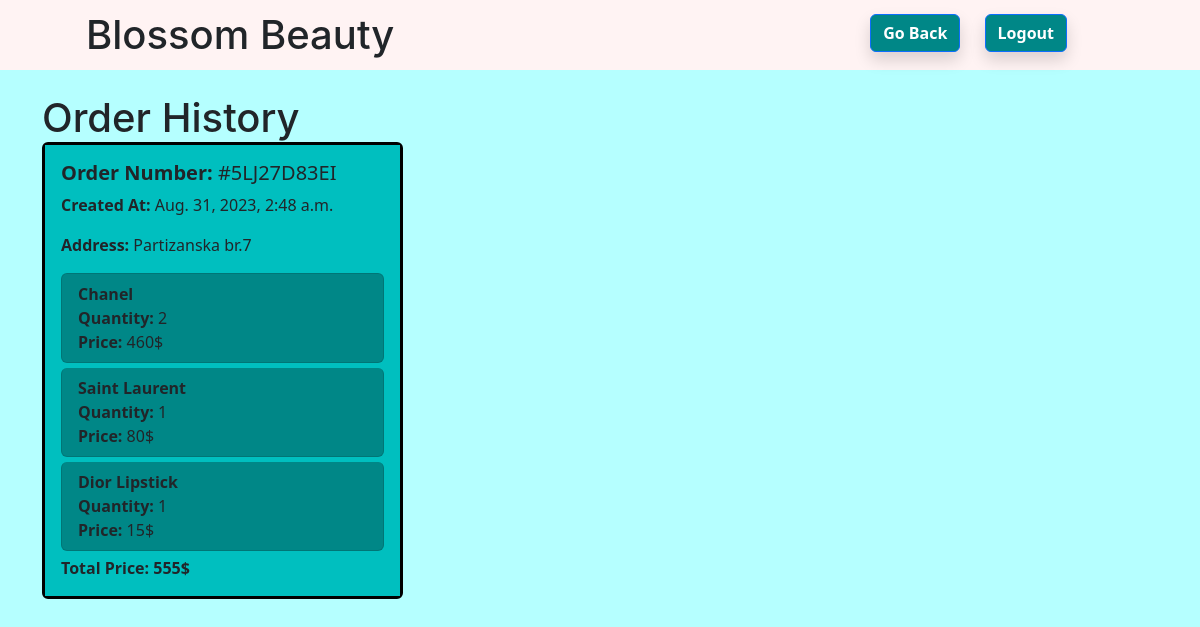
/order_history/ (signed in), run on the app's committed database.
### eShopApp/models.py (models this page shows, shortened)
class Order(models.Model):
    user = models.ForeignKey(User, on_delete=models.CASCADE)
    order_number = models.CharField(max_length=255, unique=True, blank=True)
    created_at = models.DateTimeField(auto_now_add=True)
    total_price = models.IntegerField()
    address = models.CharField(max_length=255)

class OrderProduct(models.Model):
    order = models.ForeignKey(Order, on_delete=models.CASCADE)
    product = models.ForeignKey(Product, on_delete=models.CASCADE)
    quantity = models.IntegerField()
    price = models.IntegerField()

class Product(models.Model):
    SEX = [("M", "Male"),
            ("F", "Female"),
            ("U", "Unisex"),
            ]
    name = models.CharField(max_length=255)
    desc = models.CharField(max_length=255)
    price = models.IntegerField()
    img = models.URLField(max_length=255)
    stock = models.IntegerField()
    color = models.CharField(max_length=255)
    sex = models.CharField(max_length=1, choices=SEX)
    category = models.ForeignKey(Category, on_delete=models.CASCADE)
    class Meta:
        permissions = [
            ("custom_add_product", "Can add product"),
            ("custom_edit_product", "Can edit product"),
            ("custom_delete_product", "Can delete product")
        ]

### eShopApp/views.py (the view)
# urls.py: path('order_history/', views.order_history, name='order_history'),
def order_history(request):
    user = request.user
    orders = Order.objects.filter(user=user)
    context = {
        'orders': orders,
    }
    return render(request, 'order_history.html', context)

### eShopApp/templates/order_history.html (shortened to what this page needs)
<!DOCTYPE html>
<html>
<head>
    <link rel="stylesheet" href="https://cdn.jsdelivr.net/npm/bootstrap@5.2.3/dist/css/bootstrap.min.css"
>
</head>
<body>
{% if user.is_authenticated %}
<div style="margin-top: 0px;margin-left: 0; margin-bottom: 20px; background-color: #FFF3F3; width: 100%; padding-top: 11px;
    justify-items: center;
    padding-left: 66px; height: 70px;">
    <h1 class="mb-4 font-italic font-weight-700"
        style="margin-left: 20px; font-family: 'Inter', sans-serif; display: inline">Blossom
        Beauty</h1>
    <form method="post" action="{% url 'logout' %}"
          style="display: inline; float: right; margin-right: 133px; margin-top: -5px;">
        <button type="button" class="btn btn-primary mt-2 ml-auto shadow"
                style="background-color: #008787; margin-right: 20px; margin-bottom:8px"><a href="/products/"
                                                                                            class="text-white"
                                                                                            style="text-decoration: none;"><strong>Go
            Back</strong></a></button>
        <button type="submit" style="background-color: #008787" class="btn btn-primary ml-auto shadow">
            <strong>Logout</strong>
        </button>
    </form>
</div>
{% endif %}
<div class="container mt-4">
    <h1 class="mb-4 font-italic font-weight-700"
        style="font-family: 'Inter', sans-serif; display: inline">Order History</h1>
    {% if orders %}
    <div class="row row-cols-1 row-cols-md-3 g-3">
        {% for order in orders %}
        <div class="col">
            <div class="card card-thick-border">
                <div class="card-body" style="background-color: #00BFBF">
                    <h5 class="card-title"><strong>Order Number:</strong> {{ order.order_number }}</h5>
                    <p class="card-text"><strong>Created At:</strong> {{ order.created_at }}</p>
                    <p class="card-text"><strong>Address:</strong> {{ order.address }}</p>
                    <ul class="list-group">
                        {% for order_product in order.orderproduct_set.all %}
                        <li class="list-group-item rounded" style="background-color: #008787; margin-bottom: 5px">
                            <strong>{{ order_product.product.name }}</strong><br>
                            <strong>Quantity:</strong> {{ order_product.quantity }}<br>
                            <strong>Price:</strong> {{ order_product.price }}$<br>
                        </li>
                        {% endfor %}
                    </ul>
                    <p class="card-text"><strong>Total Price: {{ order.total_price }}$</strong></p>
                </div>
            </div>
        </div>
        {% endfor %}
    </div>
    {% else %}
    <h5 style="margin-left: 5px">You don't have any orders</h5>
    {% endif %}
</div>
</body>
</html>

### eShopApp/templates/order_history.html (style rules this page uses)
.card-thick-border { border-width: 3px; border-color: black; }
body { background-color: #B5FFFF; }

### data on the page
Order: order_number "#5LJ27D83EI", created_at "Aug. 31, 2023, 2:48 a.m.", address "Partizanska br.7", total_price "555"
OrderProduct: product.name "Chanel", quantity "2", price "460"
OrderProduct: product.name "Saint Laurent", quantity "1", price "80"
OrderProduct: product.name "Dior Lipstick", quantity "1", price "15"
